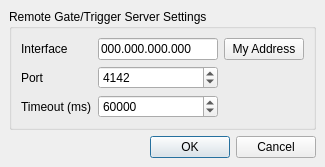
<?xml version="1.0" encoding="UTF-8"?>
<ui version="4.0">
 <class>RgtSrvDialog</class>
 <widget class="QDialog" name="RgtSrvDialog">
  <property name="windowModality">
   <enum>Qt::ApplicationModal</enum>
  </property>
  <property name="geometry">
   <rect>
    <x>0</x>
    <y>0</y>
    <width>325</width>
    <height>159</height>
   </rect>
  </property>
  <property name="windowTitle">
   <string>Gate/Trigger Server Settings</string>
  </property>
  <layout class="QGridLayout" name="gridLayout_2">
   <property name="leftMargin">
    <number>9</number>
   </property>
   <property name="topMargin">
    <number>9</number>
   </property>
   <property name="rightMargin">
    <number>9</number>
   </property>
   <property name="bottomMargin">
    <number>9</number>
   </property>
   <property name="spacing">
    <number>4</number>
   </property>
   <item row="2" column="0">
    <widget class="QDialogButtonBox" name="buttonBox">
     <property name="sizePolicy">
      <sizepolicy hsizetype="Preferred" vsizetype="Preferred">
       <horstretch>0</horstretch>
       <verstretch>0</verstretch>
      </sizepolicy>
     </property>
     <property name="focusPolicy">
      <enum>Qt::StrongFocus</enum>
     </property>
     <property name="orientation">
      <enum>Qt::Horizontal</enum>
     </property>
     <property name="standardButtons">
      <set>QDialogButtonBox::Cancel|QDialogButtonBox::Ok</set>
     </property>
    </widget>
   </item>
   <item row="0" column="0">
    <widget class="QGroupBox" name="enabledGB">
     <property name="title">
      <string>Remote Gate/Trigger Server Settings</string>
     </property>
     <property name="checkable">
      <bool>false</bool>
     </property>
     <property name="checked">
      <bool>false</bool>
     </property>
     <layout class="QGridLayout" name="gridLayout">
      <property name="horizontalSpacing">
       <number>6</number>
      </property>
      <item row="0" column="0">
       <widget class="QLabel" name="ipLabel">
        <property name="sizePolicy">
         <sizepolicy hsizetype="Preferred" vsizetype="Preferred">
          <horstretch>0</horstretch>
          <verstretch>0</verstretch>
         </sizepolicy>
        </property>
        <property name="text">
         <string>Interface</string>
        </property>
       </widget>
      </item>
      <item row="0" column="1">
       <widget class="QLineEdit" name="ipLE">
        <property name="sizePolicy">
         <sizepolicy hsizetype="MinimumExpanding" vsizetype="Fixed">
          <horstretch>0</horstretch>
          <verstretch>0</verstretch>
         </sizepolicy>
        </property>
        <property name="text">
         <string>000.000.000.000</string>
        </property>
       </widget>
      </item>
      <item row="0" column="2">
       <widget class="QPushButton" name="ipBut">
        <property name="sizePolicy">
         <sizepolicy hsizetype="Preferred" vsizetype="Preferred">
          <horstretch>0</horstretch>
          <verstretch>0</verstretch>
         </sizepolicy>
        </property>
        <property name="text">
         <string>My Address</string>
        </property>
       </widget>
      </item>
      <item row="1" column="0">
       <widget class="QLabel" name="portLabel">
        <property name="sizePolicy">
         <sizepolicy hsizetype="Preferred" vsizetype="Preferred">
          <horstretch>0</horstretch>
          <verstretch>0</verstretch>
         </sizepolicy>
        </property>
        <property name="text">
         <string>Port</string>
        </property>
       </widget>
      </item>
      <item row="1" column="1">
       <widget class="QSpinBox" name="portSB">
        <property name="sizePolicy">
         <sizepolicy hsizetype="Expanding" vsizetype="Fixed">
          <horstretch>0</horstretch>
          <verstretch>0</verstretch>
         </sizepolicy>
        </property>
        <property name="minimum">
         <number>1</number>
        </property>
        <property name="maximum">
         <number>65535</number>
        </property>
        <property name="value">
         <number>4142</number>
        </property>
       </widget>
      </item>
      <item row="2" column="0">
       <widget class="QLabel" name="toLabel">
        <property name="sizePolicy">
         <sizepolicy hsizetype="Preferred" vsizetype="Preferred">
          <horstretch>0</horstretch>
          <verstretch>0</verstretch>
         </sizepolicy>
        </property>
        <property name="toolTip">
         <string>Communications timeout. Connections are dropped if they take longer than this to respond to immediate commands.</string>
        </property>
        <property name="text">
         <string>Timeout (ms)</string>
        </property>
       </widget>
      </item>
      <item row="2" column="1">
       <widget class="QSpinBox" name="toSB">
        <property name="sizePolicy">
         <sizepolicy hsizetype="Expanding" vsizetype="Fixed">
          <horstretch>0</horstretch>
          <verstretch>0</verstretch>
         </sizepolicy>
        </property>
        <property name="toolTip">
         <string>Communications timeout. Connections are dropped if they take longer than this to respond to immediate commands.</string>
        </property>
        <property name="minimum">
         <number>50</number>
        </property>
        <property name="maximum">
         <number>1000000000</number>
        </property>
        <property name="value">
         <number>60000</number>
        </property>
       </widget>
      </item>
     </layout>
    </widget>
   </item>
   <item row="1" column="0">
    <spacer name="verticalSpacer">
     <property name="orientation">
      <enum>Qt::Vertical</enum>
     </property>
     <property name="sizeType">
      <enum>QSizePolicy::MinimumExpanding</enum>
     </property>
     <property name="sizeHint" stdset="0">
      <size>
       <width>0</width>
       <height>2</height>
      </size>
     </property>
    </spacer>
   </item>
  </layout>
 </widget>
 <tabstops>
  <tabstop>buttonBox</tabstop>
  <tabstop>ipBut</tabstop>
  <tabstop>ipLE</tabstop>
  <tabstop>portSB</tabstop>
  <tabstop>toSB</tabstop>
 </tabstops>
 <resources/>
 <connections>
  <connection>
   <sender>buttonBox</sender>
   <signal>rejected()</signal>
   <receiver>RgtSrvDialog</receiver>
   <slot>reject()</slot>
   <hints>
    <hint type="sourcelabel">
     <x>316</x>
     <y>260</y>
    </hint>
    <hint type="destinationlabel">
     <x>286</x>
     <y>274</y>
    </hint>
   </hints>
  </connection>
 </connections>
</ui>
